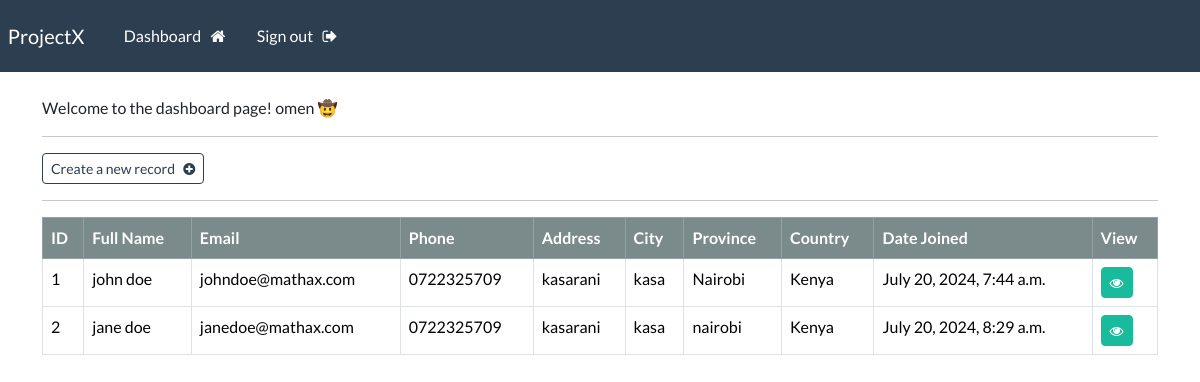
Before: /dashboard (signed in) with the older database file.
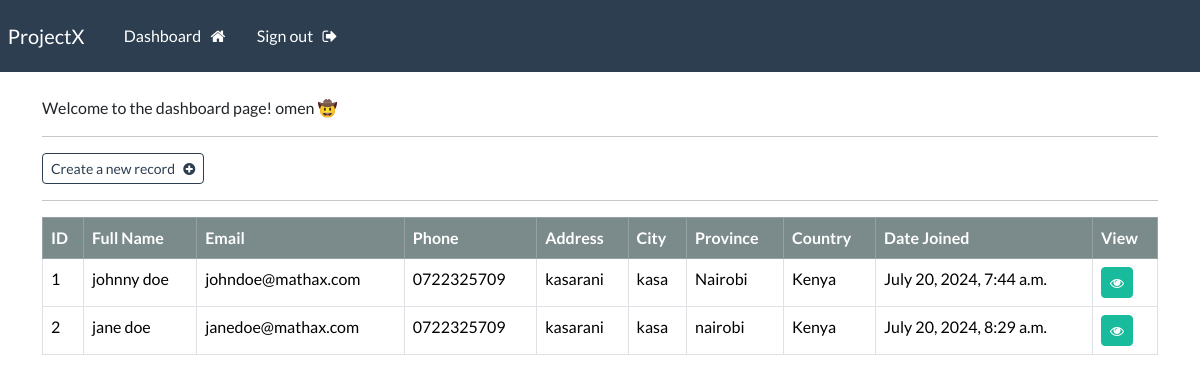
After: the same page with the newer database file.
### webapp/models.py (models this page shows, shortened)
class Record(models.Model): # an id is normally added by django
    creation_date = models.DateTimeField(auto_now_add=True)
    first_name = models.CharField(max_length=100)
    last_name = models.CharField(max_length=100)
    email = models.CharField(max_length=255)
    phone = models.CharField(max_length=20)
    address = models.CharField(max_length=300)
    city = models.CharField(max_length=255)
    province = models.CharField(max_length=200)
    country = models.CharField(max_length=125)

### webapp/views.py (the view)
# urls.py: path('dashboard', views.dashboard, name='dashboard'),
@login_required(login_url='my-login') # ensures that only authorized users access dashboard
def dashboard(request):
    my_records = Record.objects.all()
    context = {'records' : my_records}
    return render(request, 'webapp/dashboard.html', context=context)

### webapp/templates/webapp/dashboard.html (shortened to what this page needs)
{% extends 'webapp/base.html'%}
{% block content %}
</h5>Welcome to the dashboard page! {{user}} 🤠</>
<hr>
<a class='btn btn-outline-primary btn-sm' href="{%url 'create-record' %}" >Create a new record &nbsp; <i class="fa fa-plus-circle" aria-hidden="true"></i>
</a>
<hr>
<table class='table table-hover table-bordered'>
    <thead class="table-dark">
        <tr>
            <th scope="col">ID</th>
            <th scope="col">Full Name</th>
            <th scope="col">Email</th>
            <th scope="col">Phone</th>
            <th scope="col">Address</th>
            <th scope="col">City</th>
            <th scope="col">Province</th>
            <th scope="col">Country</th>
            <th scope="col">Date Joined</th>
            <th scope="col">View</th>
        </tr>
    </thead>
    <tbody>
        {% if records %}
        {%for record in records %}
        <tr>
            <td>{{record.id}}</td>
            <td>{{record.first_name}} {{record.last_name}}</td>
            <td>{{record.email}}</td>
            <td>{{record.phone}}</td>
            <td>{{record.address}}</td>
            <td>{{record.city}}</td>
            <td>{{record.province}}</td>
            <td>{{record.country}}</td>
            <td>{{record.creation_date}}</td>
            <td><a href="{% url 'record' record.id %}" class="btn btn-success btn-sm"><i class="fa fa-eye" aria-hidden="true"></i>
            </a></td>
        </tr>
        {%endfor%}
        {% endif %}
    </tbody>
</table>
{% endblock %}

Changed rows visible on the page:
changed Record "johndoe@mathax.com": first_name "john" → "johnny"
